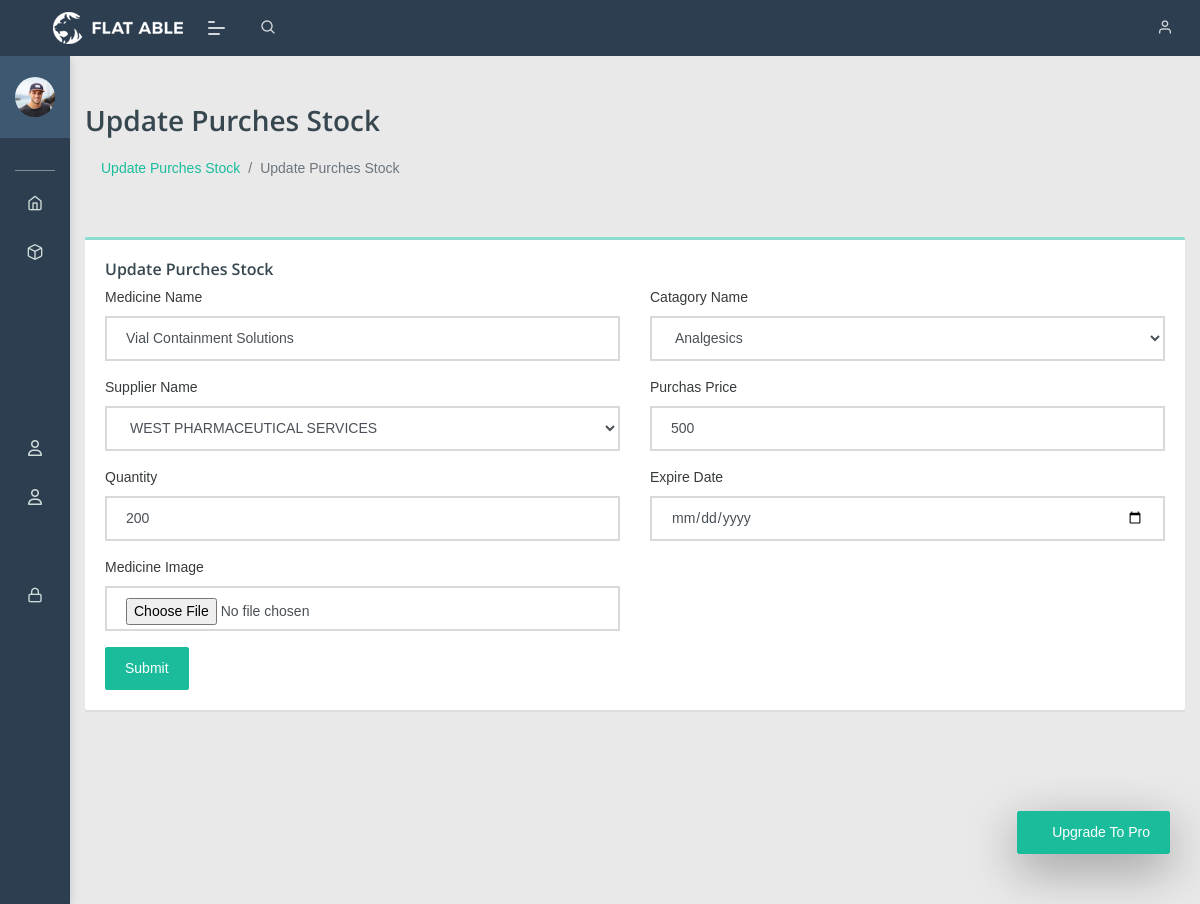
/Edit-stock/1/ (signed in), run on the app's committed database.
### Pharmacey_App/models.py (models this page shows, shortened)
class Stock_Medisice(models.Model):
    medicine_name = models.CharField(max_length=160)
    Category = models.ForeignKey(Catagory,on_delete=models.CASCADE)
    Supplier = models.ForeignKey(Suplier, on_delete=models.CASCADE)
    price = models.IntegerField(default=0)
    quatity = models.IntegerField(default=0)
    exire_date = models.DateField()
    medicine_img = models.ImageField(upload_to='medicine_pic')

class Catagory(models.Model):
    catagory_name = models.CharField(max_length=40)
    created_att = models.DateTimeField(auto_now_add=True)
    updated_att = models.DateTimeField(auto_now=True)

class Suplier(models.Model):
    name = models.CharField(max_length=160)
    email = models.EmailField()
    phone = models.CharField(max_length=20)
    company = models.CharField(max_length=150)
    address = models.CharField(max_length=560)
    product = models.CharField(max_length=160)
    description = models.TextField()

### Pharmacey_App/views.py (the view)
# urls.py: path('Edit-stock/<id>/', views.Edit_stock, name='Edit_stock'),
@login_required()
def Edit_stock(request, id):
    stock_medicine = Stock_Medisice.objects.get(id=id)
    category = Catagory.objects.all()
    supplier = Suplier.objects.all()
    context = {
        'stock_medicine':stock_medicine,
        'category':category,
        'supplier':supplier
    }
    return render(request, 'HOD/update_stock.html', context)

### templates/HOD/update_stock.html (shortened to what this page needs)
{% extends "base.html" %}
{% load static %}
{% block body_block %}
<div class="page-wrapper">
    <div class="content container-fluid">
       <div class="page-header">
          <div class="row align-items-center">
             <div class="col">
                <h3 class="page-title">Update Purches Stock</h3>
                <ul class="breadcrumb">
                   <li class="breadcrumb-item"><a href="students.html">Update Purches Stock</a></li>
                   <li class="breadcrumb-item active">Update Purches Stock</li>
                </ul>
             </div>
            </div>
       </div>
       <div class="row">
          <div class="col-sm-12">
             <div class="card">
                <div class="card-body">
                   <form method="POST" enctype="multipart/form-data", action="{% url 'Pharmacey_App:update_stock' %}">
                      <div class="row">
                         <div class="col-12">
                            <h5 class="form-title"><span>Update Purches Stock</span></h5>
                         </div>
                         <div class="col-12 col-sm-6">
                            <div class="form-group">
                               <label>Medicine Name</label>
                               <input type="text" value="{{stock_medicine.medicine_name}}" name="medicine_name" class="form-control">
                            </div>
                         </div>
                         <div class="col-12 col-sm-6">
                           <div class="form-group">
                              <label>Catagory Name</label>
                              <select class="form-control" name="catagory">
                                 <option value="{{stock_medicine.Category.id}}">{{stock_medicine.Category.catagory_name}}</option>
                              </select>
                           </div>
                        </div>
                        <div class="col-12 col-sm-6">
                        <div class="form-group">
                           <label>Supplier Name</label>
                           <select class="form-control" name="supplier">
                              <option value="{{stock_medicine.Supplier.id}}">{{stock_medicine.Supplier.name}}</option>
                           </select>
                        </div>
                        </div>
                         <div class="col-12 col-sm-6">
                            <div class="form-group">
                               <label>Purchas Price</label>
                               <input type="number" value="{{stock_medicine.price}}" name="price" class="form-control">
                            </div>
                         </div>
                         <div class="col-12 col-sm-6">
                            <div class="form-group">
                               <label>Quantity</label>
                               <input type="number" value="{{stock_medicine.quatity}}"  name="quantity" class="form-control">
                            </div>
                         </div>
                         <div class="col-12 col-sm-6">
                            <div class="form-group">
                               <label>Expire Date</label>
                               <div>
                                  <input type="date" value="{{stock_medicine.exire_date}}" name="expire_date" class="form-control">
                               </div>
                            </div>
                         </div>
                         <div class="col-12 col-sm-6">
                            <div class="form-group">
                               <label>Medicine Image</label>
                               <input type="file" name="medicine_image" class="form-control">
                            </div>
                         </div>
                         <div class="col-12">
                            <button type="submit" class="btn btn-primary">Submit</button>
                         </div>
                      </div>
                   </form>
                </div>
             </div>
          </div>
       </div>
    </div>
 </div>
</div>
{%endblock%}

### data on the page
Stock_Medisice: medicine_name "Vial Containment Solutions", catagory "Analgesics", supplier "WEST PHARMACEUTICAL SERVICES", price "500", quantity "200"
